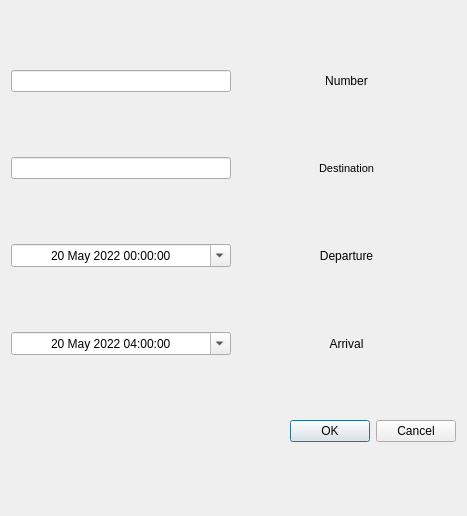
<?xml version="1.0" encoding="UTF-8"?>
<ui version="4.0">
 <class>FlightDialog</class>
 <widget class="QDialog" name="FlightDialog">
  <property name="geometry">
   <rect>
    <x>0</x>
    <y>0</y>
    <width>467</width>
    <height>516</height>
   </rect>
  </property>
  <property name="windowTitle">
   <string>Dialog</string>
  </property>
  <property name="modal">
   <bool>true</bool>
  </property>
  <layout class="QGridLayout" name="gridLayout">
   <item row="0" column="0">
    <widget class="QLineEdit" name="leditNumber">
     <property name="alignment">
      <set>Qt::AlignCenter</set>
     </property>
    </widget>
   </item>
   <item row="0" column="1">
    <widget class="QLabel" name="label_2">
     <property name="text">
      <string>Number</string>
     </property>
     <property name="alignment">
      <set>Qt::AlignCenter</set>
     </property>
     <property name="buddy">
      <cstring>leditNumber</cstring>
     </property>
    </widget>
   </item>
   <item row="1" column="0">
    <widget class="QLineEdit" name="leditDestination">
     <property name="alignment">
      <set>Qt::AlignCenter</set>
     </property>
    </widget>
   </item>
   <item row="1" column="1">
    <widget class="QLabel" name="label">
     <property name="font">
      <font>
       <pointsize>8</pointsize>
      </font>
     </property>
     <property name="text">
      <string>Destination</string>
     </property>
     <property name="alignment">
      <set>Qt::AlignCenter</set>
     </property>
     <property name="buddy">
      <cstring>leditDestination</cstring>
     </property>
    </widget>
   </item>
   <item row="2" column="0">
    <widget class="QDateTimeEdit" name="dtimeEditDeparture">
     <property name="alignment">
      <set>Qt::AlignCenter</set>
     </property>
     <property name="maximumDate">
      <date>
       <year>2027</year>
       <month>1</month>
       <day>1</day>
      </date>
     </property>
     <property name="minimumDate">
      <date>
       <year>2022</year>
       <month>5</month>
       <day>20</day>
      </date>
     </property>
     <property name="calendarPopup">
      <bool>true</bool>
     </property>
    </widget>
   </item>
   <item row="2" column="1">
    <widget class="QLabel" name="label_3">
     <property name="text">
      <string>Departure</string>
     </property>
     <property name="alignment">
      <set>Qt::AlignCenter</set>
     </property>
     <property name="buddy">
      <cstring>dtimeEditDeparture</cstring>
     </property>
    </widget>
   </item>
   <item row="3" column="0">
    <widget class="QDateTimeEdit" name="dtimeEditArrival">
     <property name="alignment">
      <set>Qt::AlignCenter</set>
     </property>
     <property name="minimumDateTime">
      <datetime>
       <hour>4</hour>
       <minute>0</minute>
       <second>0</second>
       <year>2022</year>
       <month>5</month>
       <day>20</day>
      </datetime>
     </property>
     <property name="maximumDate">
      <date>
       <year>2027</year>
       <month>1</month>
       <day>3</day>
      </date>
     </property>
     <property name="minimumDate">
      <date>
       <year>2022</year>
       <month>5</month>
       <day>20</day>
      </date>
     </property>
     <property name="calendarPopup">
      <bool>true</bool>
     </property>
    </widget>
   </item>
   <item row="3" column="1">
    <widget class="QLabel" name="label_4">
     <property name="text">
      <string>Arrival</string>
     </property>
     <property name="alignment">
      <set>Qt::AlignCenter</set>
     </property>
     <property name="buddy">
      <cstring>dtimeEditArrival</cstring>
     </property>
    </widget>
   </item>
   <item row="4" column="1">
    <widget class="QDialogButtonBox" name="buttonBox">
     <property name="orientation">
      <enum>Qt::Horizontal</enum>
     </property>
     <property name="standardButtons">
      <set>QDialogButtonBox::Cancel|QDialogButtonBox::Ok</set>
     </property>
    </widget>
   </item>
  </layout>
 </widget>
 <resources/>
 <connections>
  <connection>
   <sender>buttonBox</sender>
   <signal>accepted()</signal>
   <receiver>FlightDialog</receiver>
   <slot>accept()</slot>
   <hints>
    <hint type="sourcelabel">
     <x>248</x>
     <y>254</y>
    </hint>
    <hint type="destinationlabel">
     <x>157</x>
     <y>274</y>
    </hint>
   </hints>
  </connection>
  <connection>
   <sender>buttonBox</sender>
   <signal>rejected()</signal>
   <receiver>FlightDialog</receiver>
   <slot>reject()</slot>
   <hints>
    <hint type="sourcelabel">
     <x>316</x>
     <y>260</y>
    </hint>
    <hint type="destinationlabel">
     <x>286</x>
     <y>274</y>
    </hint>
   </hints>
  </connection>
 </connections>
</ui>
